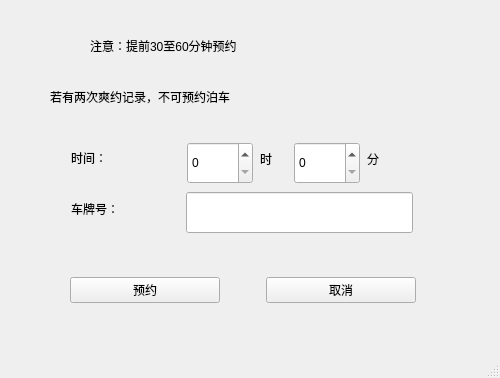
<?xml version="1.0" encoding="UTF-8"?>
<ui version="4.0">
 <class>bookWindow</class>
 <widget class="QMainWindow" name="bookWindow">
  <property name="geometry">
   <rect>
    <x>0</x>
    <y>0</y>
    <width>500</width>
    <height>378</height>
   </rect>
  </property>
  <property name="windowTitle">
   <string>预约泊车</string>
  </property>
  <widget class="QWidget" name="centralwidget">
   <widget class="QLabel" name="label">
    <property name="geometry">
     <rect>
      <x>90</x>
      <y>20</y>
      <width>451</width>
      <height>51</height>
     </rect>
    </property>
    <property name="text">
     <string>注意：提前30至60分钟预约</string>
    </property>
   </widget>
   <widget class="QLabel" name="label_2">
    <property name="geometry">
     <rect>
      <x>50</x>
      <y>80</y>
      <width>441</width>
      <height>33</height>
     </rect>
    </property>
    <property name="text">
     <string>若有两次爽约记录，不可预约泊车</string>
    </property>
   </widget>
   <widget class="QWidget" name="horizontalLayoutWidget">
    <property name="geometry">
     <rect>
      <x>70</x>
      <y>250</y>
      <width>346</width>
      <height>80</height>
     </rect>
    </property>
    <layout class="QHBoxLayout" name="horizontalLayout">
     <item>
      <widget class="QPushButton" name="pushButton">
       <property name="text">
        <string>预约</string>
       </property>
      </widget>
     </item>
     <item>
      <spacer name="horizontalSpacer">
       <property name="orientation">
        <enum>Qt::Horizontal</enum>
       </property>
       <property name="sizeType">
        <enum>QSizePolicy::Fixed</enum>
       </property>
       <property name="sizeHint" stdset="0">
        <size>
         <width>40</width>
         <height>20</height>
        </size>
       </property>
      </spacer>
     </item>
     <item>
      <widget class="QPushButton" name="pbtexit">
       <property name="text">
        <string>取消</string>
       </property>
      </widget>
     </item>
    </layout>
   </widget>
   <widget class="QLabel" name="label_4">
    <property name="geometry">
     <rect>
      <x>71</x>
      <y>192</y>
      <width>108</width>
      <height>33</height>
     </rect>
    </property>
    <property name="text">
     <string>车牌号：</string>
    </property>
   </widget>
   <widget class="QLineEdit" name="lineEdit">
    <property name="geometry">
     <rect>
      <x>186</x>
      <y>192</y>
      <width>227</width>
      <height>41</height>
     </rect>
    </property>
   </widget>
   <widget class="QLabel" name="label_3">
    <property name="geometry">
     <rect>
      <x>71</x>
      <y>141</y>
      <width>81</width>
      <height>33</height>
     </rect>
    </property>
    <property name="text">
     <string>时间：</string>
    </property>
   </widget>
   <widget class="QLabel" name="label_5">
    <property name="geometry">
     <rect>
      <x>260</x>
      <y>142</y>
      <width>27</width>
      <height>33</height>
     </rect>
    </property>
    <property name="text">
     <string>时</string>
    </property>
   </widget>
   <widget class="QSpinBox" name="spbhour">
    <property name="geometry">
     <rect>
      <x>187</x>
      <y>142</y>
      <width>66</width>
      <height>42</height>
     </rect>
    </property>
   </widget>
   <widget class="QLabel" name="label_6">
    <property name="geometry">
     <rect>
      <x>367</x>
      <y>142</y>
      <width>27</width>
      <height>33</height>
     </rect>
    </property>
    <property name="text">
     <string>分</string>
    </property>
   </widget>
   <widget class="QSpinBox" name="spbmin">
    <property name="geometry">
     <rect>
      <x>294</x>
      <y>142</y>
      <width>66</width>
      <height>42</height>
     </rect>
    </property>
   </widget>
  </widget>
  <widget class="QStatusBar" name="statusbar"/>
 </widget>
 <resources/>
 <connections>
  <connection>
   <sender>pbtexit</sender>
   <signal>clicked()</signal>
   <receiver>bookWindow</receiver>
   <slot>close()</slot>
   <hints>
    <hint type="sourcelabel">
     <x>342</x>
     <y>289</y>
    </hint>
    <hint type="destinationlabel">
     <x>249</x>
     <y>188</y>
    </hint>
   </hints>
  </connection>
 </connections>
</ui>
